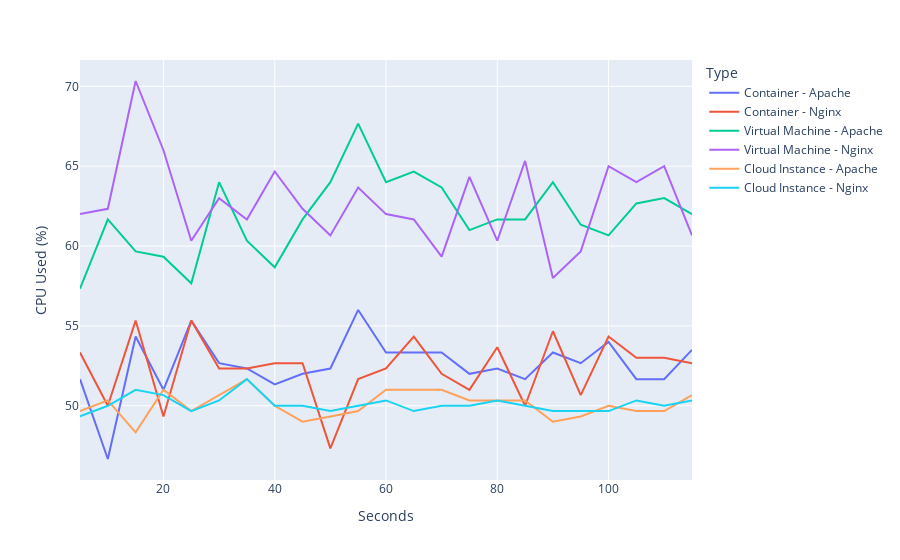

Notebook code cell kept with this figure:
### Code cell
num_rows = 115
seconds = list(range(5, 5 + num_rows, 5))
container_nginx_cpu_total_average_df = pd.DataFrame(container_nginx_cpu_total_average).rename(columns={0: "CPU Used (%)"})
container_nginx_cpu_total_average_df["Type"] = "Container - Nginx"
container_nginx_cpu_total_average_df["Seconds"] = seconds

vm_nginx_cpu_total_average_df = pd.DataFrame(vm_nginx_cpu_total_average).rename(columns={0: "CPU Used (%)"})
vm_nginx_cpu_total_average_df["Type"] = "Virtual Machine - Nginx"
vm_nginx_cpu_total_average_df["Seconds"] = seconds

ec2_nginx_cpu_total_average_df = pd.DataFrame(ec2_nginx_cpu_total_average).rename(columns={0: "CPU Used (%)"})
ec2_nginx_cpu_total_average_df["Type"] = "Cloud Instance - Nginx"
ec2_nginx_cpu_total_average_df["Seconds"] = seconds


container_apache_cpu_total_average_df = pd.DataFrame(container_apache_cpu_total_average).rename(columns={0: "CPU Used (%)"})
container_apache_cpu_total_average_df["Type"] = "Container - Apache"
container_apache_cpu_total_average_df["Seconds"] = seconds

vm_apache_cpu_total_average_df = pd.DataFrame(vm_apache_cpu_total_average).rename(columns={0: "CPU Used (%)"})
vm_apache_cpu_total_average_df["Type"] = "Virtual Machine - Apache"
vm_apache_cpu_total_average_df["Seconds"] = seconds

ec2_apache_cpu_total_average_df = pd.DataFrame(ec2_apache_cpu_total_average).rename(columns={0: "CPU Used (%)"})
ec2_apache_cpu_total_average_df["Type"] = "Cloud Instance - Apache"
ec2_apache_cpu_total_average_df["Seconds"] = seconds

df_4G_total_average = pd.concat([container_apache_cpu_total_average_df,container_nginx_cpu_total_average_df,vm_apache_cpu_total_average_df,vm_nginx_cpu_total_average_df,ec2_apache_cpu_total_average_df,ec2_nginx_cpu_total_average_df])

fig = px.line(df_4G_total_average, x="Seconds", y="CPU Used (%)", color="Type")

fig.show()

### Figure 1 — Plotly figure (JSON) as saved in the notebook; plotly's stock layout.template omitted (floating-point values rounded to 4 significant figures)
{"data": [{"hovertemplate": "Type=Container - Apache<br>Seconds=%{x}<br>CPU Used (%)=%{y}<extra></extra>", "legendgroup": "Container - Apache", "line": {"color": "#636efa", "dash": "solid"}, "marker": {"symbol": "circle"}, "mode": "lines", "name": "Container - Apache", "orientation": "v", "showlegend": true, "type": "scatter", "x": [5, 10, 15, 20, 25, 30, 35, 40, 45, 50, 55, 60, 65, 70, 75, 80, 85, 90, 95, 100, 105, 110, 115], "xaxis": "x", "y": [51.67, 46.67, 54.33, 51, 55.33, 52.67, 52.33, 51.33, 52, 52.33, 56, 53.33, 53.33, 53.33, 52, 52.33, 51.67, 53.33, 52.67, 54, 51.67, 51.67, 53.5], "yaxis": "y"}, {"hovertemplate": "Type=Container - Nginx<br>Seconds=%{x}<br>CPU Used (%)=%{y}<extra></extra>", "legendgroup": "Container - Nginx", "line": {"color": "#EF553B", "dash": "solid"}, "marker": {"symbol": "circle"}, "mode": "lines", "name": "Container - Nginx", "orientation": "v", "showlegend": true, "type": "scatter", "x": [5, 10, 15, 20, 25, 30, 35, 40, 45, 50, 55, 60, 65, 70, 75, 80, 85, 90, 95, 100, 105, 110, 115], "xaxis": "x", "y": [53.33, 50, 55.33, 49.33, 55.33, 52.33, 52.33, 52.67, 52.67, 47.33, 51.67, 52.33, 54.33, 52, 51, 53.67, 50, 54.67, 50.67, 54.33, 53, 53, 52.67], "yaxis": "y"}, {"hovertemplate": "Type=Virtual Machine - Apache<br>Seconds=%{x}<br>CPU Used (%)=%{y}<extra></extra>", "legendgroup": "Virtual Machine - Apache", "line": {"color": "#00cc96", "dash": "solid"}, "marker": {"symbol": "circle"}, "mode": "lines", "name": "Virtual Machine - Apache", "orientation": "v", "showlegend": true, "type": "scatter", "x": [5, 10, 15, 20, 25, 30, 35, 40, 45, 50, 55, 60, 65, 70, 75, 80, 85, 90, 95, 100, 105, 110, 115], "xaxis": "x", "y": [57.33, 61.67, 59.67, 59.33, 57.67, 64, 60.33, 58.67, 61.67, 64, 67.67, 64, 64.67, 63.67, 61, 61.67, 61.67, 64, 61.33, 60.67, 62.67, 63, 62], "yaxis": "y"}, {"hovertemplate": "Type=Virtual Machine - Nginx<br>Seconds=%{x}<br>CPU Used (%)=%{y}<extra></extra>", "legendgroup": "Virtual Machine - Nginx", "line": {"color": "#ab63fa", "dash": "solid"}, "marker": {"symbol": "circle"}, "mode": "lines", "name": "Virtual Machine - Nginx", "orientation": "v", "showlegend": true, "type": "scatter", "x": [5, 10, 15, 20, 25, 30, 35, 40, 45, 50, 55, 60, 65, 70, 75, 80, 85, 90, 95, 100, 105, 110, 115], "xaxis": "x", "y": [62, 62.33, 70.33, 66, 60.33, 63, 61.67, 64.67, 62.33, 60.67, 63.67, 62, 61.67, 59.33, 64.33, 60.33, 65.33, 58, 59.67, 65, 64, 65, 60.67], "yaxis": "y"}, {"hovertemplate": "Type=Cloud Instance - Apache<br>Seconds=%{x}<br>CPU Used (%)=%{y}<extra></extra>", "legendgroup": "Cloud Instance - Apache", "line": {"color": "#FFA15A", "dash": "solid"}, "marker": {"symbol": "circle"}, "mode": "lines", "name": "Cloud Instance - Apache", "orientation": "v", "showlegend": true, "type": "scatter", "x": [5, 10, 15, 20, 25, 30, 35, 40, 45, 50, 55, 60, 65, 70, 75, 80, 85, 90, 95, 100, 105, 110, 115], "xaxis": "x", "y": [49.67, 50.33, 48.33, 51, 49.67, 50.67, 51.67, 50, 49, 49.33, 49.67, 51, 51, 51, 50.33, 50.33, 50.33, 49, 49.33, 50, 49.67, 49.67, 50.67], "yaxis": "y"}, {"hovertemplate": "Type=Cloud Instance - Nginx<br>Seconds=%{x}<br>CPU Used (%)=%{y}<extra></extra>", "legendgroup": "Cloud Instance - Nginx", "line": {"color": "#19d3f3", "dash": "solid"}, "marker": {"symbol": "circle"}, "mode": "lines", "name": "Cloud Instance - Nginx", "orientation": "v", "showlegend": true, "type": "scatter", "x": [5, 10, 15, 20, 25, 30, 35, 40, 45, 50, 55, 60, 65, 70, 75, 80, 85, 90, 95, 100, 105, 110, 115], "xaxis": "x", "y": [49.33, 50, 51, 50.67, 49.67, 50.33, 51.67, 50, 50, 49.67, 50, 50.33, 49.67, 50, 50, 50.33, 50, 49.67, 49.67, 49.67, 50.33, 50, 50.33], "yaxis": "y"}], "layout": {"legend": {"title": {"text": "Type"}, "tracegroupgap": 0}, "margin": {"t": 60}, "xaxis": {"anchor": "y", "domain": [0, 1], "title": {"text": "Seconds"}}, "yaxis": {"anchor": "x", "domain": [0, 1], "title": {"text": "CPU Used (%)"}}}}
